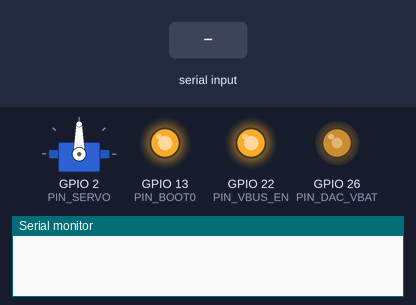
Bench run of a program on a simulated ESP32. Shown: servo, output pins drawn as LEDs (lit = HIGH), the last lines printed to the serial monitor. The inputs (shaded band) are chosen by the test bench. Pins used as bus, display or sensor lines are not drawn.

Above: at 4.2 s.
4.3 s: "S" received over Serial
At 6.5 s:
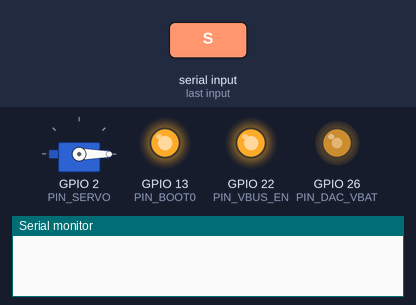
6.8 s: "B" received over Serial
At 6.85 s:
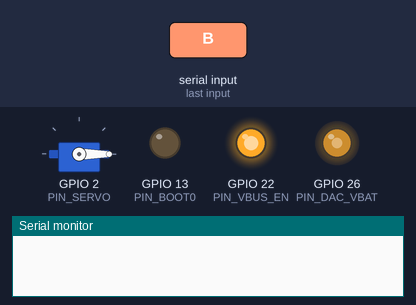
8.4 s: "E" received over Serial
At 10.6 s:
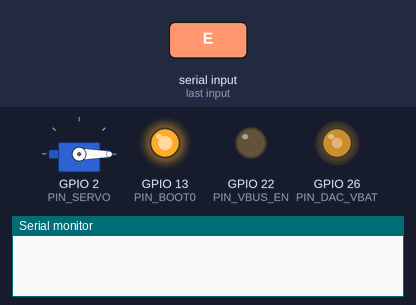
10.9 s: "I90\n" received over Serial
At 11.9 s:
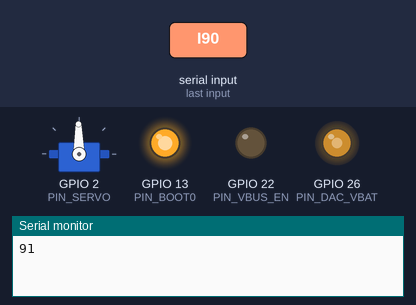
12.4 s: "V" received over Serial
At 13.9 s:
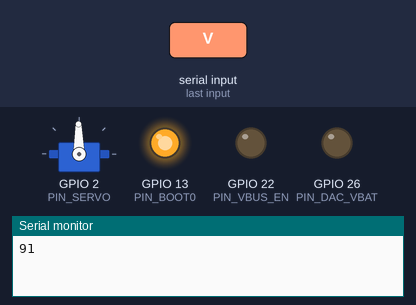
14.9 s: "S" received over Serial
At 16.9 s:
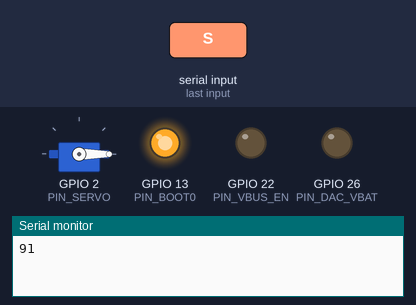
Timing chart, 0 to 18.4 s (numbered marks = the images above; inputs shaded):
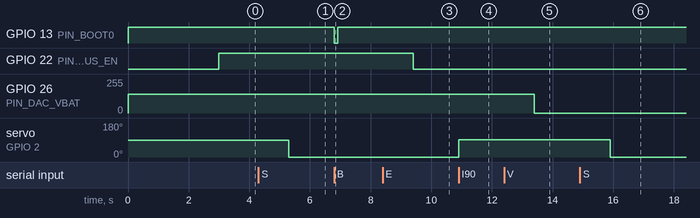

Measured:
- after the input at 4.3 s, servo on GPIO 2 (PIN_SERVO): 90° → 0° after 1.0 s
- after the input at 6.8 s, GPIO 13 (PIN_BOOT0): HIGH → LOW at once, → HIGH 0.11 s later
- after the input at 8.4 s, GPIO 22 (PIN_VBUS_EN): HIGH → LOW after 1.0 s
- after the input at 10.9 s, servo on GPIO 2 (PIN_SERVO): 0° → 91° at once
- after the input at 12.4 s, GPIO 26 (PIN_DAC_VBAT): 142/255 → 0/255 after 1.0 s
- after the input at 14.9 s, servo on GPIO 2 (PIN_SERVO): 91° → 0° after 1.0 s

The program:

main.cpp
```cpp
#include <Arduino.h>
#include <Wire.h>
#include <Adafruit_INA219.h>
#include <Adafruit_TCS34725.h>
#include <ArduinoJson.h>
#include <ESP32Servo.h>
#include <Timer.h>

#define PIN_SDA 32
#define PIN_SCL 33
#define PIN_VBUS_EN 22
#define PIN_DAC_VBAT 26
#define PIN_SERVO 2
#define PIN_RESET 12
#define PIN_BOOT0 13

Adafruit_INA219 Vbat;
Adafruit_INA219 Vbus(0x41);
Adafruit_TCS34725 Color = Adafruit_TCS34725(TCS34725_INTEGRATIONTIME_2_4MS, TCS34725_GAIN_4X);
Servo ButtonServo;
Timer TmrAutosend;

bool autosend = false;

void set_vbat(float v)
{
    // given float Vout, calculate correct value to set DAC
    // Vout has 2X amp
    float vdac = v / 2.0;
    // DAC outputs 3.3V at 255 counts, calculate counts needed
    uint8_t set_counts = vdac / 3.3 * 255;
    dacWrite(PIN_DAC_VBAT, set_counts); // DAC1, pin GPIO17
}

void set_vbus_enable(bool on)
{
    digitalWrite(PIN_VBUS_EN, on);
}

void reset_into_bootloader()
{
    digitalWrite(PIN_BOOT0, 0);
    digitalWrite(PIN_RESET, 0);
    delay(10);
    digitalWrite(PIN_BOOT0, 0);
    digitalWrite(PIN_RESET, 1);
    delay(100);
    digitalWrite(PIN_BOOT0, 1);
}

void reset()
{
    digitalWrite(PIN_RESET, 0);
    delay(10);
    digitalWrite(PIN_RESET, 1);
}

void setup()
{
    pinMode(PIN_VBUS_EN, OUTPUT);
    pinMode(PIN_SERVO, OUTPUT);
    pinMode(PIN_RESET, OUTPUT_OPEN_DRAIN);
    pinMode(PIN_BOOT0, OUTPUT_OPEN_DRAIN);
    digitalWrite(PIN_RESET, 1);
    digitalWrite(PIN_BOOT0, 1);
    Wire.setPins(PIN_SDA, PIN_SCL);
    Serial.begin(115200);
    Vbat.begin();
    Vbus.begin();
    Vbat.setCalibration_16V_400mA();
    Vbus.setCalibration_16V_400mA();
    Color.begin();
    set_vbat(3.7);
    delay(3000);
    set_vbus_enable(1);
    Color.setInterrupt(1); // turn off white LED
    ESP32PWM::allocateTimer(0);
    ESP32PWM::allocateTimer(1);
    ESP32PWM::allocateTimer(2);
    ESP32PWM::allocateTimer(3);
    ButtonServo.setPeriodHertz(50);
    ButtonServo.attach(PIN_SERVO, 600, 2500);
    ButtonServo.write(90);
}

int servopos = 90;

void move_servo(bool forward)
{
    if (forward)
    {
        servopos++;
    }
    else
    {
        servopos = servopos - 1;
    }
    if (servopos > 180)
    {
        servopos = 180;
    }
    if (servopos < 0)
    {
        servopos = 0;
    }
    ButtonServo.write(servopos);
    Serial.println(servopos);
}

void send_all_readings()
{
    StaticJsonDocument<200> Readings;

    Readings["vbus_v"] = Vbus.getBusVoltage_V();
    Readings["vbus_mA"] = Vbus.getCurrent_mA();
    Readings["vbat_v"] = Vbat.getBusVoltage_V();
    Readings["vbat_mA"] = Vbat.getCurrent_mA();

    float r, g, b;
    Color.getRGB(&r, &g, &b);
    Readings["color_r"] = r;
    Readings["color_g"] = g;
    Readings["color_b"] = b;

    serializeJson(Readings, Serial);
    Serial.println();
}

void accel_self_test()
{
    return;
}

void loop()
{
    if (Serial.available() > 0)
    {
        char byte = Serial.read();
        if (byte == 'R')
        {
            send_all_readings();
        }
        else if (byte == 'E')
        {
            int val = Serial.parseInt();
            if (val == 1)
            {
                set_vbus_enable(1);
                // Serial.println("VBUS enabled");
            }
            else if (val == 0)
            {
                set_vbus_enable(0);
                // Serial.println("VBUS disabled");
            }
        }
        else if (byte == 'V')
        {
            float val = Serial.parseFloat();
            if (val >= 0.0 && val <= 4.4)
            {
                set_vbat(val);
                // Serial.println("VBAT set to ");
                // Serial.print(val);
                // Serial.print("V");
            }
        }
        else if (byte == 'I')
        {
            move_servo(true);
        }
        else if (byte == 'O')
        {
            move_servo(false);
        }
        else if (byte == 'S')
        {
            int val = Serial.parseInt();
            ButtonServo.write(val);
        }
        else if (byte == 'A')
        {
            autosend = true;
        }
        else if (byte == 'Y')
        {
            reset();
        }
        else if (byte == 'B')
        {
            reset_into_bootloader();
        }
    }

    if (autosend)
    {
        if (TmrAutosend.time_passed(10))
        {
            send_all_readings();
        }
    }
}
```
